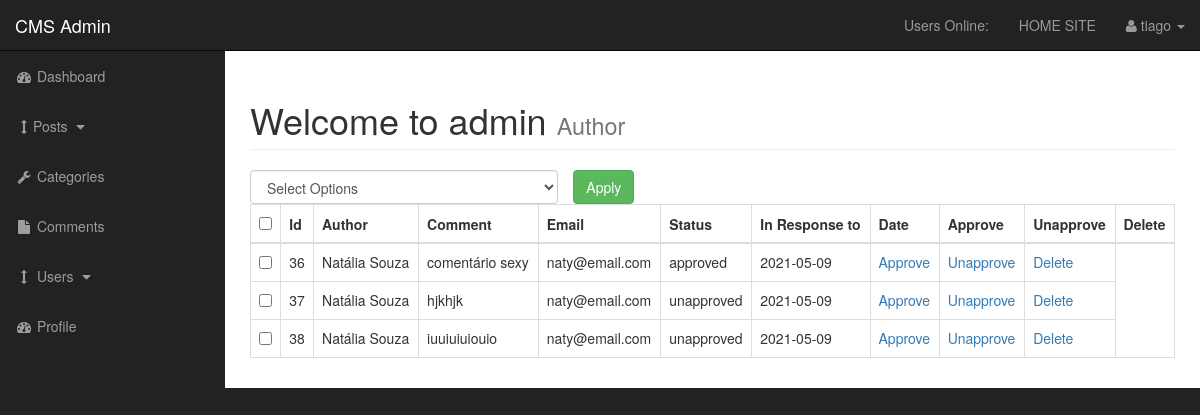
The page /entire-cms/cms/admin/comments.php (signed in) on the database as committed earlier.
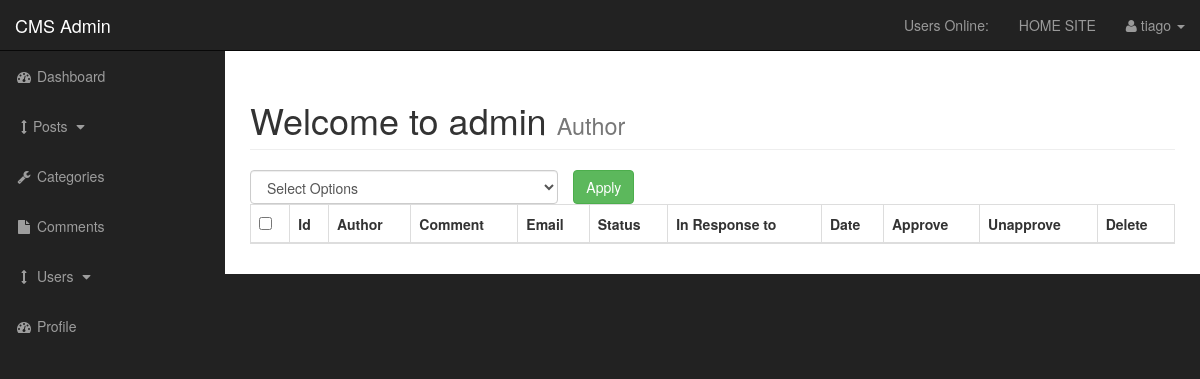
The same page on the database as committed later.
### tables this page shows
CREATE TABLE `comments` (
  `comment_id` int(3) NOT NULL,
  `comment_post_id` int(3) NOT NULL,
  `comment_author` varchar(255) NOT NULL,
  `comment_email` varchar(255) NOT NULL,
  `comment_content` text NOT NULL,
  `comment_status` varchar(255) NOT NULL,
  `comment_date` date NOT NULL
);

### entire-cms/cms/admin/includes/view_all_comments.php (the view, shortened to what this page needs)
<form action="" method='post'>
               <table class="table table-bordered table-hover">
               <div id="bulkOptionContainer" class="col-xs-4">
        <select class="form-control" name="bulk_options" id="">
        <option value="">Select Options</option>
        </select>
        </div>
<div class="col-xs-4">
<input type="submit" name="submit" class="btn btn-success" value="Apply">
 </div>
                <thead>
                    <tr>
                       <th><input id="selectAllBoxes" type="checkbox"></th>
                        <th>Id</th>
                        <th>Author</th>
                        <th>Comment</th>
                        <th>Email</th>
                        <th>Status</th>
                        <th>In Response to</th>
                        <th>Date</th>
                        <th>Approve</th>
                        <th>Unapprove</th>
                        <th>Delete</th>
                    </tr>
                </thead>
                      <tbody>
  <?php
    $query = "SELECT * FROM comments";
    $select_comments = mysqli_query($connection,$query);
    while($row = mysqli_fetch_assoc($select_comments)) {
        $comment_id          = $row['comment_id'];
        $comment_author      = $row['comment_author'];
        $comment_content     = $row['comment_content'];
        $comment_email       = $row['comment_email'];
        $comment_status      = $row['comment_status'];
        $comment_date        = $row['comment_date'];
        echo "<tr>";
        ?>
 <td><input class='checkBoxes' type='checkbox' name='checkBoxArray[]' value='<?php echo $comment_id; ?>'></td>
        <?php
        echo "<td>$comment_id </td>";
        echo "<td>$comment_author</td>";
        echo "<td>$comment_content</td>";
        echo "<td>$comment_email</td>";
        echo "<td>$comment_status</td>";
        echo "<td>$comment_date</td>";
        echo "<td><a href='comments.php?approve=$comment_id'>Approve</a></td>";
        echo "<td><a href='comments.php?unapprove=$comment_id'>Unapprove</a></td>";
        echo "<td><a href='comments.php?delete=$comment_id'>Delete</a></td>";
        echo "</tr>";
    }
      ?>
            </tbody>
            </table>
            </form>

### entire-cms/cms/admin/includes/admin_header.php (shortened to what this page needs)
<!DOCTYPE html>
<html lang="en">
<head>
    <link href="css/bootstrap.min.css" rel="stylesheet">
    <link href="css/sb-admin.css" rel="stylesheet">
    <link href="font-awesome/css/font-awesome.min.css" rel="stylesheet" type="text/css">
 <link href="css/styles.css" rel="stylesheet">
</head>
<body>

### entire-cms/cms/admin/comments.php (shortened to what this page needs)
<?php include "includes/admin_header.php" ?>
    <div id="wrapper">
        <?php include "includes/admin_navigation.php" ?>
<div id="page-wrapper">
<div class="container-fluid">
    <div class="row">
        <div class="col-lg-12">
  <h1 class="page-header">
                Welcome to admin
                <small>Author</small>
            </h1>
<?php
if(isset($_GET['source'])){
$source = escape($_GET['source']);
} else {
$source = '';
}
switch($source) {
    default:
    include "includes/view_all_comments.php";
    break;
}
?>
            </div>
        </div>
    </div>
</div>
    <?php include "includes/admin_footer.php" ?>

### entire-cms/cms/admin/includes/admin_navigation.php (shortened to what this page needs)
       <nav class="navbar navbar-inverse navbar-fixed-top" role="navigation">
            <div class="navbar-header">
                <a class="navbar-brand" href="index.php">CMS Admin</a>
            </div>
            <ul class="nav navbar-right top-nav">
                <li><a href="">Users Online: <span class="usersonline"></span></a></li>
               <li><a href="../index.php">HOME SITE</a></li>
                <li class="dropdown">
                    <a href="#" class="dropdown-toggle" data-toggle="dropdown"><i class="fa fa-user"></i>
<?php
if(isset($_SESSION['username'])) {
    echo $_SESSION['username'];
}
?>
                    <b class="caret"></b></a>
                </li>
            </ul>
            <div class="collapse navbar-collapse navbar-ex1-collapse">
                <ul class="nav navbar-nav side-nav">
                    <li>
                        <a href="index.php"><i class="fa fa-fw fa-dashboard"></i> Dashboard</a>
                    </li>
                     <li>
                        <a href="javascript:;" data-toggle="collapse" data-target="#posts_dropdown"><i class="fa fa-fw fa-arrows-v"></i>Posts <i class="fa fa-fw fa-caret-down"></i></a>
                    </li>
                    <li>
                        <a href="./categories.php"><i class="fa fa-fw fa-wrench"></i> Categories</a>
                    </li>
                    <li class="">
                        <a href="comments.php"><i class="fa fa-fw fa-file"></i> Comments</a>
                    </li>
                    <li>
                        <a href="javascript:;" data-toggle="collapse" data-target="#demo"><i class="fa fa-fw fa-arrows-v"></i> Users <i class="fa fa-fw fa-caret-down"></i></a>
                    </li>
                    <li>
                        <a href="profile.php"><i class="fa fa-fw fa-dashboard"></i> Profile</a>
                    </li>
                </ul>
            </div>
        </nav>

### entire-cms/cms/admin/includes/admin_footer.php (shortened to what this page needs)
    </div>
</body>
</html>

### entire-cms/cms/admin/css/sb-admin.css (style rules this page uses)
body { margin-top: 100px; background-color: #222; }
@media (min-width:768px) { body { margin-top: 50px; } }
#wrapper { padding-left: 0; }
#page-wrapper { width: 100%; padding: 0; background-color: #fff; }
@media (min-width:768px) { #wrapper { padding-left: 225px; } }
@media (min-width:768px) { #page-wrapper { padding: 10px; } }
.top-nav { padding: 0 15px; }
.top-nav>li { display: inline-block; float: left; }
.top-nav>li>a { padding-top: 15px; padding-bottom: 15px; line-height: 20px; color: #999; }
@media (min-width:768px) { .side-nav { position: fixed; top: 51px; left: 225px; width: 225px; margin-left: -225px; border: none; border-radius: 0; overflow-y: auto; background-color: #222; } }
@media (min-width:768px) { .side-nav>li>a { width: 225px; } }
#bulkOptionContainer { padding: 0px;; }

Rows that differ between the two databases and show on the page:
removed comments: comment_id "36", comment_author "Natália Souza", comment_content "comentário sexy", comment_email "naty@email.com", comment_status "approved", comment_date "2021-05-09"
removed comments: comment_id "37", comment_author "Natália Souza", comment_content "hjkhjk", comment_email "naty@email.com", comment_status "unapproved", comment_date "2021-05-09"
removed comments: comment_id "38", comment_author "Natália Souza", comment_content "iuuiuiuiouio", comment_email "naty@email.com", comment_status "unapproved", comment_date "2021-05-09"
